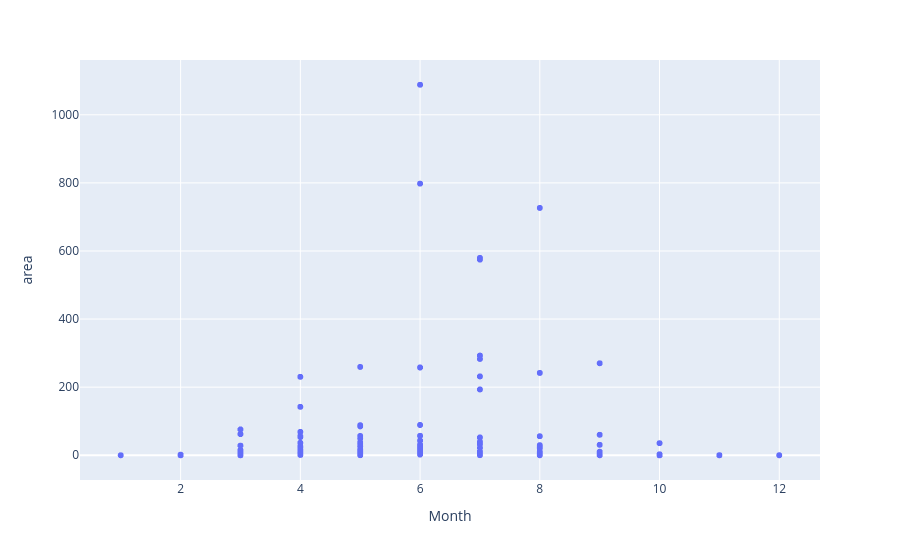
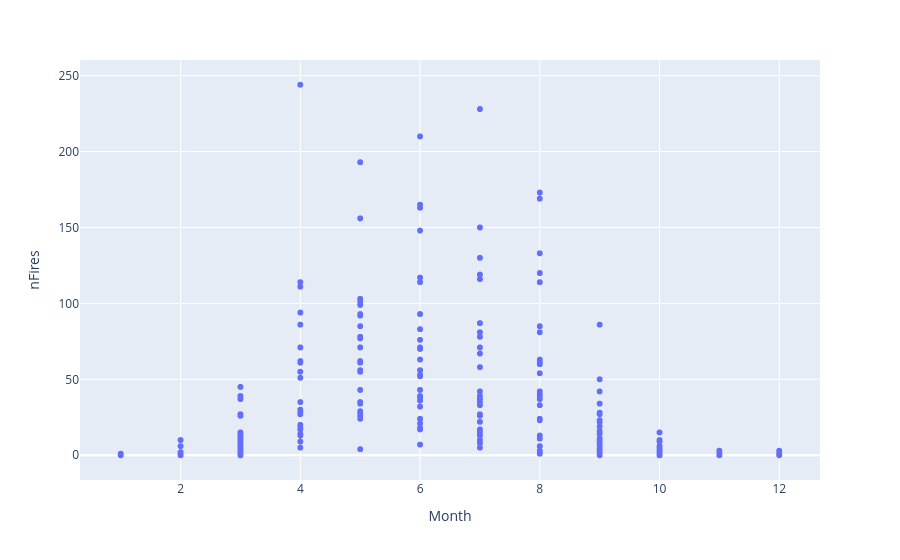

Source (notebook cell) for these figures, in order:
### Code cell
fig1 = pl.scatter(merged, x='Month', y='area')
fig2 = pl.scatter(merged, x='Month', y='nFires')
fig1.show()
fig2.show()

### Figure 1 — Plotly figure (JSON) as saved in the notebook; plotly's stock layout.template omitted (floating-point values rounded to 4 significant figures; data arrays with more than 128 entries replaced by an {"elided": "..."} marker saying what was removed)
{"data": [{"hovertemplate": "Month=%{x}<br>area=%{y}<extra></extra>", "legendgroup": "", "marker": {"color": "#636efa", "symbol": "circle"}, "mode": "markers", "name": "", "showlegend": false, "type": "scattergl", "x": {"elided": "6390 int values"}, "xaxis": "x", "y": {"elided": "6390 mixed values"}, "yaxis": "y"}], "layout": {"autosize": true, "legend": {"tracegroupgap": 0}, "margin": {"t": 60}, "xaxis": {"anchor": "y", "autorange": true, "domain": [0, 1], "range": [0.3353, 12.66], "title": {"text": "Month"}, "type": "linear"}, "yaxis": {"anchor": "x", "autorange": true, "domain": [0, 1], "range": [-84.26, 1173.0], "title": {"text": "area"}, "type": "linear"}}}

### Figure 2 — Plotly figure (JSON) as saved in the notebook; plotly's stock layout.template omitted (floating-point values rounded to 4 significant figures; data arrays with more than 128 entries replaced by an {"elided": "..."} marker saying what was removed)
{"data": [{"hovertemplate": "Month=%{x}<br>nFires=%{y}<extra></extra>", "legendgroup": "", "marker": {"color": "#636efa", "symbol": "circle"}, "mode": "markers", "name": "", "showlegend": false, "type": "scattergl", "x": {"elided": "6390 int values"}, "xaxis": "x", "y": {"elided": "6390 int values"}, "yaxis": "y"}], "layout": {"autosize": true, "legend": {"tracegroupgap": 0}, "margin": {"t": 60}, "xaxis": {"anchor": "y", "autorange": true, "domain": [0, 1], "range": [0.3353, 12.66], "title": {"text": "Month"}, "type": "linear"}, "yaxis": {"anchor": "x", "autorange": true, "domain": [0, 1], "range": [-18.89, 262.9], "title": {"text": "nFires"}, "type": "linear"}}}
